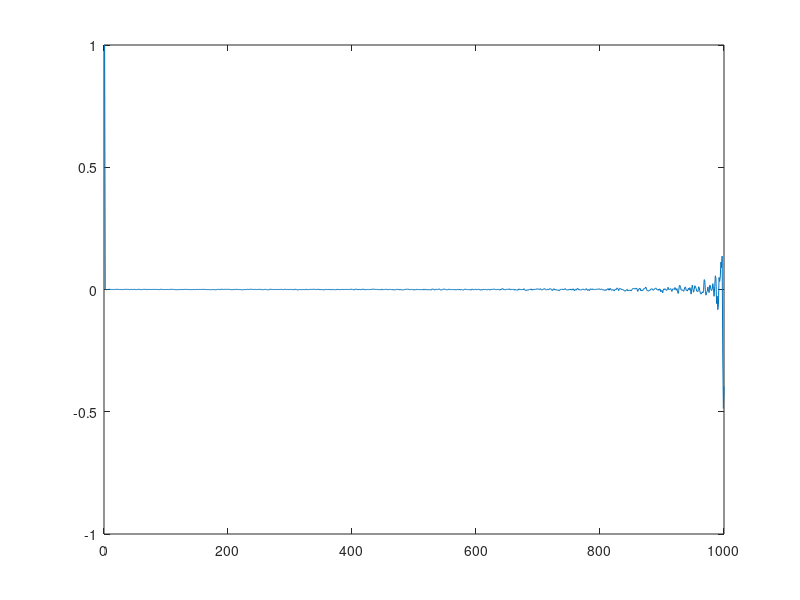

This figure's MATLAB source:
function MAq
n=1000;
theta=0.5;
var=0.1;
for i = 1:n
x(i)=i;
end
e = wgn(n+1,1,0.1);
for j=2:n+1
    y(j-1) = e(j) + (theta*e(j-1));
   
end
display(y);
plot (x,y);
meansum=0;
for i=1:n
    meansum=meansum+y(i);
end
mean = meansum/n;
display(mean);
varsum = 0;
for i=1:n
    varsum = varsum + (y(i)-mean)*(y(i)-mean);
end
r0 = varsum/(n-1);
display(r0);
r(1)= theta*var;
for j=1:n-1
    for t=j+1:n
        sum=0;
        sum = sum + (y(t)*y(t-j));
    end
    r(j) = sum/(n-j);
end
r(1000)=0.0;
display(r);
p(1)=1;
for j=1:n-1
    p(j+1) = r(j)/r0;
end
display(p)
plot(x,p);
end